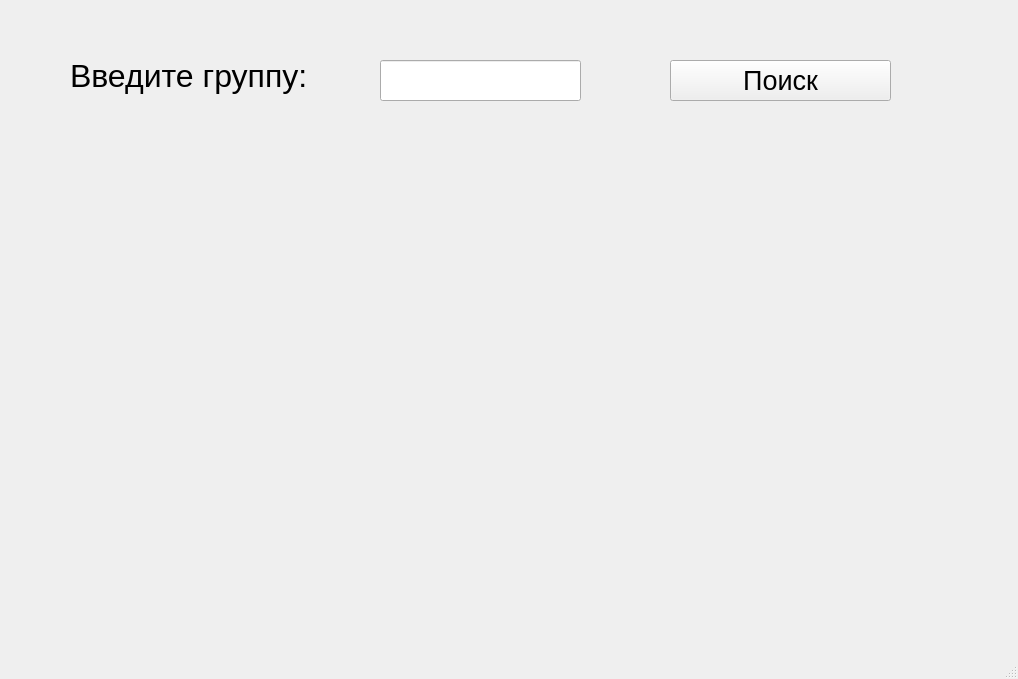
<?xml version="1.0" encoding="UTF-8"?>
<ui version="4.0">
 <class>MainWindow</class>
 <widget class="QMainWindow" name="MainWindow">
  <property name="geometry">
   <rect>
    <x>0</x>
    <y>0</y>
    <width>1018</width>
    <height>679</height>
   </rect>
  </property>
  <property name="windowTitle">
   <string>Расписание</string>
  </property>
  <widget class="QWidget" name="centralwidget">
   <widget class="QLineEdit" name="lineGroupEdit">
    <property name="geometry">
     <rect>
      <x>380</x>
      <y>60</y>
      <width>201</width>
      <height>41</height>
     </rect>
    </property>
    <property name="font">
     <font>
      <pointsize>20</pointsize>
     </font>
    </property>
   </widget>
   <widget class="QLabel" name="label">
    <property name="geometry">
     <rect>
      <x>70</x>
      <y>40</y>
      <width>301</width>
      <height>71</height>
     </rect>
    </property>
    <property name="font">
     <font>
      <pointsize>24</pointsize>
     </font>
    </property>
    <property name="lineWidth">
     <number>9</number>
    </property>
    <property name="midLineWidth">
     <number>9</number>
    </property>
    <property name="text">
     <string>Введите группу:</string>
    </property>
    <property name="textFormat">
     <enum>Qt::AutoText</enum>
    </property>
    <property name="scaledContents">
     <bool>true</bool>
    </property>
    <property name="margin">
     <number>0</number>
    </property>
    <property name="indent">
     <number>0</number>
    </property>
   </widget>
   <widget class="QPushButton" name="findButton">
    <property name="geometry">
     <rect>
      <x>670</x>
      <y>60</y>
      <width>221</width>
      <height>41</height>
     </rect>
    </property>
    <property name="font">
     <font>
      <pointsize>20</pointsize>
     </font>
    </property>
    <property name="text">
     <string>Поиск</string>
    </property>
   </widget>
  </widget>
  <widget class="QMenuBar" name="menubar">
   <property name="geometry">
    <rect>
     <x>0</x>
     <y>0</y>
     <width>1018</width>
     <height>26</height>
    </rect>
   </property>
  </widget>
  <widget class="QStatusBar" name="statusbar"/>
 </widget>
 <resources/>
 <connections/>
</ui>
